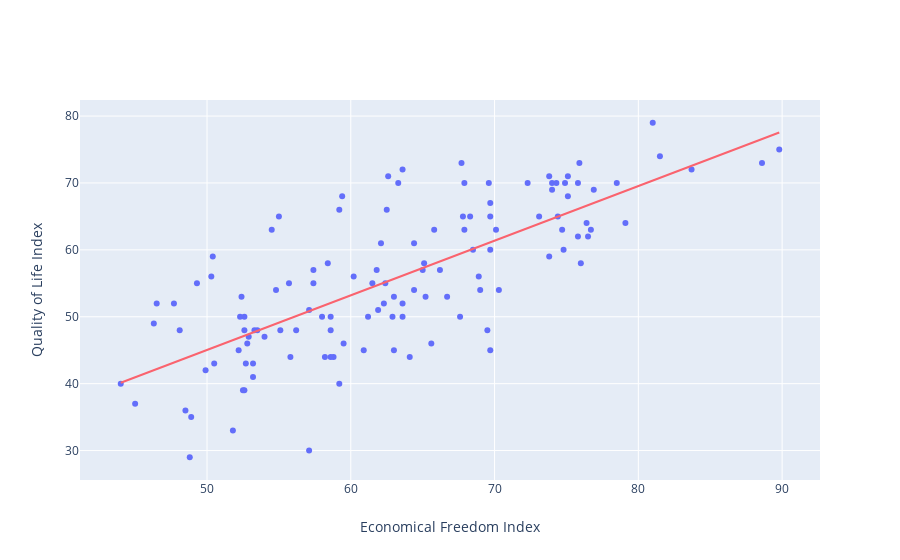

Notebook source saved alongside this figure:
### Code cell
data = pd.read_csv("data.csv")
overallscore = data["Overall Score"].values #libertadeconomica

quality = pd.read_excel('corrupcion.xlsx', sheet_name='Quality of life')
quality_total = quality["Total"].values

countries = quality["Country"].values

quality_fixed = []
countrynames = []
freedomscore = []

a = 0
while a < len(quality_total):
    
    name = countries[a]
   
    
    j = 0 
    while j < len(overallscore):
        
        pais = data["Name"].values[j]       
        if pais == name and math.isnan(quality_total[a]) == False and math.isnan(overallscore[j]) == False:
            
            countrynames.append(name)
            quality_fixed.append(quality_total[a])
            freedomscore.append(overallscore[j])
            
        
        
        j = j + 1
  
    a = a + 1
    
newdataframe = pd.DataFrame(freedomscore,columns =['freedomscore'])
newdataframe["quality_fixed"] = quality_fixed

newdataframe.dropna()

fig = go.Figure()

trendline = px.scatter(newdataframe, x = "freedomscore", y = "quality_fixed", trendline="ols")

fig.add_trace(go.Scatter(x = freedomscore, y = quality_fixed, mode="markers", text = countrynames, name="Country", showlegend=False))
fig.update_xaxes(title="Economical Freedom Index")
fig.update_yaxes(title="Quality of Life Index")

trend = trendline.data[1]
trend["marker"]["color"] = "#FA636E"
fig.add_trace(trend)

fig.show()

### Figure 1 — Plotly figure (JSON) as saved in the notebook; plotly's stock layout.template omitted (floating-point values rounded to 4 significant figures)
{"data": [{"mode": "markers", "name": "Country", "showlegend": false, "text": ["Australia", "Hong Kong", "Switzerland", "Luxembourg", "Malta", "Singapore", "Spain", "New Zealand", "Germany", "Portugal", "United States", "Japan", "Norway", "France", "Cyprus", "Austria", "Sweden", "Netherlands", "Canada", "South Korea", "Finland", "United Arab Emirates", "Denmark", "Croatia", "Israel", "Italy", "Slovenia", "Greece", "Iceland", "Qatar", "Poland", "Uruguay", "Belgium", "United Kingdom", "Estonia", "Bulgaria", "Ireland", "Mauritius", "Hungary", "Barbados", "Botswana", "Lithuania", "Chile", "Saudi Arabia", "Oman", "Bahrain", "Romania", "Latvia", "Argentina", "Malaysia", "Samoa", "Georgia", "Kuwait", "Seychelles", "China", "Thailand", "Costa Rica", "Bosnia and Herzegovina", "Maldives", "Peru", "Paraguay", "Sri Lanka", "Morocco", "Tunisia", "Ecuador", "Kazakhstan", "Armenia", "Albania", "Mongolia", "Jordan", "Tonga", "Vietnam", "Turkey", "Mexico", "Algeria", "South Africa", "Bolivia", "Russia", "Indonesia", "Azerbaijan", "Moldova", "Rwanda", "India", "Dominican Republic", "Trinidad and Tobago", "Belarus", "Uzbekistan", "Timor-Leste", "Ghana", "Kenya", "Jamaica", "Nepal", "Egypt", "Lebanon", "Tanzania", "Ukraine", "Brazil", "Laos", "Cambodia", "Pakistan", "Philippines", "Malawi", "Colombia", "Uganda", "Guatemala", "Honduras", "El Salvador", "Belize", "Zambia", "Tajikistan", "Iran", "Ethiopia", "Burundi", "Mozambique", "Togo", "Nicaragua", "Zimbabwe", "Sierra Leone", "Burma", "Equatorial Guinea", "Angola", "Afghanistan", "Cameroon", "Nigeria", "Sudan"], "type": "scatter", "x": [81, 89.8, 81.5, 75.9, 67.7, 88.6, 63.6, 83.7, 73.8, 62.6, 75.1, 69.6, 74, 63.3, 67.9, 72.3, 74.9, 75.8, 78.5, 74.3, 74, 76.9, 75.1, 59.4, 69.7, 62.5, 59.2, 55, 74.4, 73.1, 68.3, 69.7, 67.8, 76.4, 79.1, 67.9, 76.7, 74.7, 65.8, 54.5, 70.1, 75.8, 76.5, 64.4, 62.1, 68.5, 69.7, 74.8, 50.4, 73.8, 58.4, 76, 65.1, 61.8, 57.4, 66.2, 65, 60.2, 50.3, 68.9, 62.4, 57.4, 61.5, 55.7, 49.3, 69, 70.3, 64.4, 54.8, 66.7, 63, 52.4, 65.2, 63.6, 46.5, 62.3, 47.7, 57.1, 61.9, 63.6, 58, 67.6, 52.6, 62.9, 61.2, 58.6, 52.3, 46.3, 56.2, 53.5, 69.5, 55.1, 52.6, 53.3, 58.6, 48.1, 52.9, 54, 59.5, 52.8, 65.6, 52.2, 69.7, 60.9, 63, 58.8, 64.1, 58.6, 55.8, 58.2, 50.5, 52.7, 53.2, 49.9, 53.2, 59.2, 44, 52.6, 52.5, 45, 48.5, 48.9, 51.8, 57.1, 48.8], "y": [79, 75, 74, 73, 73, 73, 72, 72, 71, 71, 71, 70, 70, 70, 70, 70, 70, 70, 70, 70, 69, 69, 68, 68, 67, 66, 66, 65, 65, 65, 65, 65, 65, 64, 64, 63, 63, 63, 63, 63, 63, 62, 62, 61, 61, 60, 60, 60, 59, 59, 58, 58, 58, 57, 57, 57, 57, 56, 56, 56, 55, 55, 55, 55, 55, 54, 54, 54, 54, 53, 53, 53, 53, 52, 52, 52, 52, 51, 51, 50, 50, 50, 50, 50, 50, 50, 50, 49, 48, 48, 48, 48, 48, 48, 48, 48, 47, 47, 46, 46, 46, 45, 45, 45, 45, 44, 44, 44, 44, 44, 43, 43, 43, 42, 41, 40, 40, 39, 39, 37, 36, 35, 33, 30, 29]}, {"hoverlabel": {"namelength": 0}, "hovertemplate": "<b>OLS trendline</b><br>quality_fixed = 0.816632 * freedomscore + 4.208823<br>R<sup>2</sup>=0.547872<br><br>freedomscore=%{x}<br>quality_fixed=%{y} <b>(trend)</b>", "legendgroup": "", "marker": {"color": "#FA636E", "symbol": "circle"}, "mode": "lines", "name": "", "showlegend": false, "type": "scatter", "x": [44, 45, 46.3, 46.5, 47.7, 48.1, 48.5, 48.8, 48.9, 49.3, 49.9, 50.3, 50.4, 50.5, 51.8, 52.2, 52.3, 52.4, 52.5, 52.6, 52.6, 52.6, 52.7, 52.8, 52.9, 53.2, 53.2, 53.3, 53.5, 54, 54.5, 54.8, 55, 55.1, 55.7, 55.8, 56.2, 57.1, 57.1, 57.4, 57.4, 58, 58.2, 58.4, 58.6, 58.6, 58.6, 58.8, 59.2, 59.2, 59.4, 59.5, 60.2, 60.9, 61.2, 61.5, 61.8, 61.9, 62.1, 62.3, 62.4, 62.5, 62.6, 62.9, 63, 63, 63.3, 63.6, 63.6, 63.6, 64.1, 64.4, 64.4, 65, 65.1, 65.2, 65.6, 65.8, 66.2, 66.7, 67.6, 67.7, 67.8, 67.9, 67.9, 68.3, 68.5, 68.9, 69, 69.5, 69.6, 69.7, 69.7, 69.7, 69.7, 70.1, 70.3, 72.3, 73.1, 73.8, 73.8, 74, 74, 74.3, 74.4, 74.7, 74.8, 74.9, 75.1, 75.1, 75.8, 75.8, 75.9, 76, 76.4, 76.5, 76.7, 76.9, 78.5, 79.1, 81, 81.5, 83.7, 88.6, 89.8], "xaxis": "x", "y": [40.14, 40.96, 42.02, 42.18, 43.16, 43.49, 43.82, 44.06, 44.14, 44.47, 44.96, 45.29, 45.37, 45.45, 46.51, 46.84, 46.92, 47.0, 47.08, 47.16, 47.16, 47.16, 47.25, 47.33, 47.41, 47.65, 47.65, 47.74, 47.9, 48.31, 48.72, 48.96, 49.12, 49.21, 49.7, 49.78, 50.1, 50.84, 50.84, 51.08, 51.08, 51.57, 51.74, 51.9, 52.06, 52.06, 52.06, 52.23, 52.55, 52.55, 52.72, 52.8, 53.37, 53.94, 54.19, 54.43, 54.68, 54.76, 54.92, 55.08, 55.17, 55.25, 55.33, 55.57, 55.66, 55.66, 55.9, 56.15, 56.15, 56.15, 56.55, 56.8, 56.8, 57.29, 57.37, 57.45, 57.78, 57.94, 58.27, 58.68, 59.41, 59.49, 59.58, 59.66, 59.66, 59.98, 60.15, 60.47, 60.56, 60.96, 61.05, 61.13, 61.13, 61.13, 61.13, 61.45, 61.62, 63.25, 63.9, 64.48, 64.48, 64.64, 64.64, 64.88, 64.97, 65.21, 65.29, 65.37, 65.54, 65.54, 66.11, 66.11, 66.19, 66.27, 66.6, 66.68, 66.84, 67.01, 68.31, 68.8, 70.36, 70.76, 72.56, 76.56, 77.54], "yaxis": "y"}], "layout": {"autosize": true, "xaxis": {"autorange": true, "range": [41.24, 92.56], "title": {"text": "Economical Freedom Index"}, "type": "linear"}, "yaxis": {"autorange": true, "range": [25.34, 82.66], "title": {"text": "Quality of Life Index"}, "type": "linear"}}}
